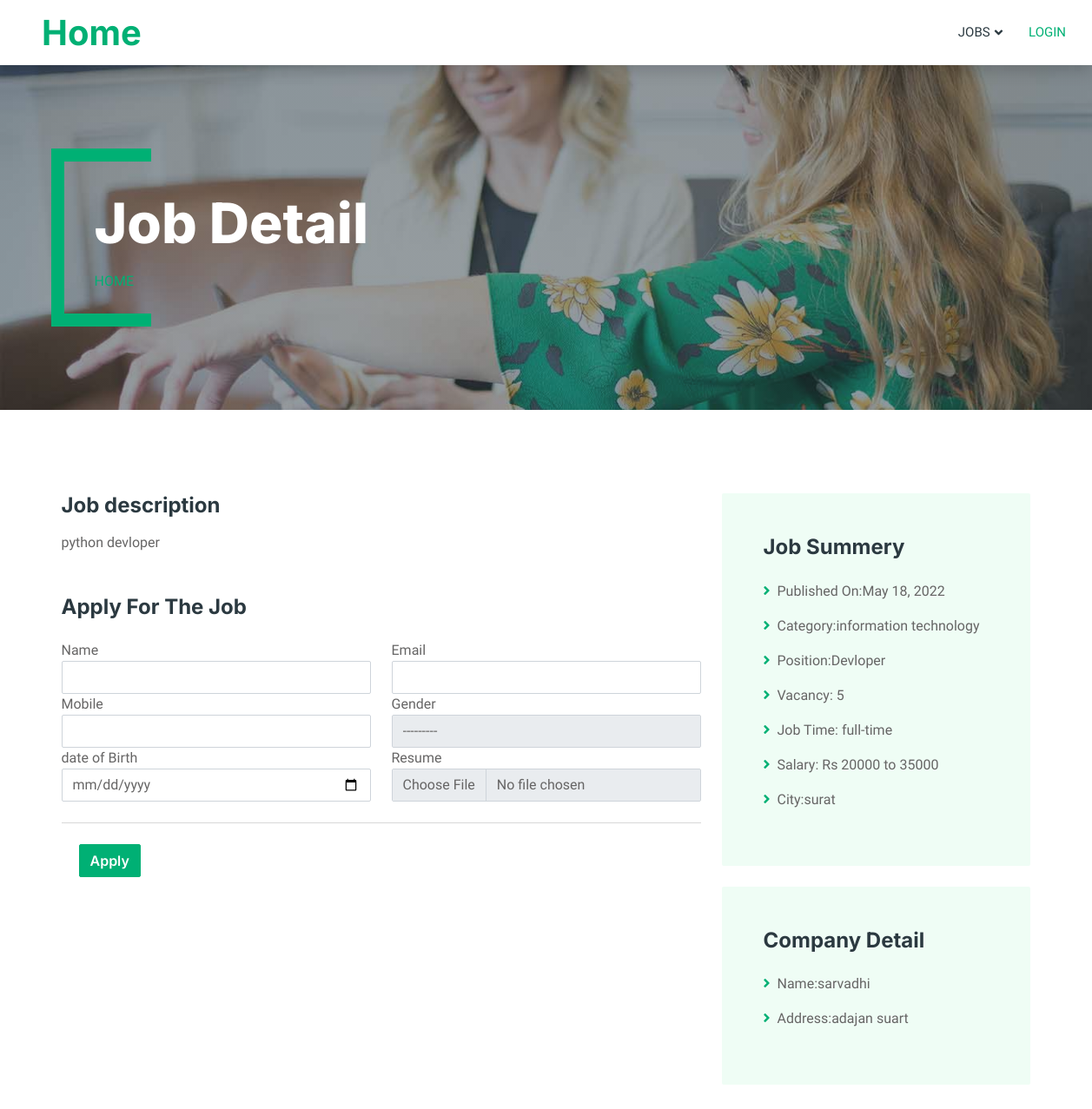
The page /view-job/5 on the database its author committed.
### myapp/models.py (models this page shows, shortened)
class JobPost(models.Model):
    time=(('part-time','Part-time'),('full-time','full-time'))
    cate=(
        ('marketing','Marketing'),
        ('customer service','Customer service'),
        ('human resource','Human resource'),
        ('project management','Project management'),
        ('business devlopment','Business devlopment'),
        ('sales & communication','Seles & communication'),
        ('teaching & education','Teaching & education'),
        ('information technology','Information technology'),
    )
    HR=models.ForeignKey(User,on_delete=models.CASCADE)
    position=models.CharField(max_length=100)
    salary=models.CharField(max_length=100)
    addres=models.TextField(max_length=200)
    categories=models.CharField(max_length=100,choices=cate)
    job_description=models.TextField(max_length=200)
    experience=models.CharField(max_length=50)
    slot=models.IntegerField()
    type=models.CharField(max_length=25,choices=time)
    city=models.CharField(max_length=20)
    time=models.DateField(default=datetime.date.today)

class User(AbstractUser):
    gender= (('male','Male'), ('female','Female'))
    email=models.EmailField(unique=True)
    gender=models.CharField(max_length=10,choices=gender,null=True,blank=True)
    mobile=models.CharField(max_length=15,null=True,blank=True)
    company_name=models.CharField(max_length=100,null=True,blank=True)
    role=models.CharField(default='hr',max_length=10)

### myapp/views.py (the view, shortened to what this page needs)
# urls.py: path('view-job/<int:pk>',views.view_job,name='view-job'),
def view_job(request,pk):
    post=JobPost.objects.get(id=pk)
    app=ApplicationForm()
    return render(request,'user/view-job.html',{'app':app,'post':post})

### myapp/forms.py
class ApplicationForm(forms.ModelForm):
    class Meta:
        model=Application
        fields=['name','email','gender','mobile','Bod','resume']
        widgets = {
            'gender': forms.Select(attrs={'class':'form-control'}),
            'name': forms.TextInput(attrs={'class':'form-control'}),
            'email':forms.EmailInput(attrs={'class':'form-control'}),
            'mobile':forms.TextInput(attrs={'class':'form-control'}),
            'Bod':forms.DateInput(format=('%m/%d/%Y'),attrs={'class':'form-control','type': 'date'}),
            'resume':forms.FileInput(attrs={'class':'form-control'}),
        }

### myapp/templates/user/view-job.html (shortened to what this page needs)
{% extends 'header.html' %}
{% load static %}
{% block content %}
<div class="container-xxl py-5 bg-dark page-header mb-5">
    <div class="container my-5 pt-5 pb-4">
        <h1 class="display-3 text-white mb-3 animated slideInDown">Job Detail</h1>
        <nav aria-label="breadcrumb">
            <ol class="breadcrumb text-uppercase">
                <li class="breadcrumb-item"><a href="{% url 'index' %}">Home</a></li>
            </ol>
        </nav>
    </div>
</div>
<div class="container-xxl py-5 wow fadeInUp" data-wow-delay="0.1s">
    <div class="container">
        <div class="row gy-5 gx-4">
            <div class="col-lg-8">
                <div class="mb-5">
                    <h4 class="mb-3">Job description</h4>
                    <p>{{post.job_description}}</p>
                </div>
                <div class="">
                    <h4 class="mb-4">Apply For The Job</h4>
                    <form method="POST" enctype="multipart/form-data">
                        <div class="pl-lg-4">
							<div class="row">
                                <div class="col-lg-6">
                                    <div class="form-group">
                                        <label class="form-control-label" for="input-username">Name</label>
                                        {{app.name}}
                                    </div>
                                </div>
                                <div class="col-lg-6">
                                    <div class="form-group">
                                        <label class="form-control-label" for="input-email">Email</label>
                                        {{app.email}}
                                    </div>
                                </div>
                            </div>
                            <div class="row">
                                <div class="col-lg-6">
                                    <div class="form-group">
                                        <label class="form-control-label" for="input-username">Mobile</label>
                                        {{app.mobile}}
                                    </div>
                                </div>
                                <div class="col-lg-6">
                                    <div class="form-group">
                                        <label class="form-control-label" for="input-email">Gender</label>
                                        {{app.gender}}
                                    </div>
                                </div>
                            </div>
                            <div class="row">
                                <div class="col-lg-6">
                                    <div class="form-group">
                                        <label class="form-control-label" for="input-first-name">date of Birth</label>
                                        {{app.Bod}}
                                    </div>
                                </div>
                                    <div class="col-lg-6">
                                        <div class="form-group">
                                            <label class="form-control-label" for="input-last-name">Resume</label>
                                            {{app.resume}}
                                        </div>
                                    </div>
                            </div>
                        </div>
                        <hr class="my-4" />
                        <button class="btn btn-primary" type="submit" style="margin-left: 20px;">Apply</button>
                    </form>
                </div>
            </div>
            <div class="col-lg-4">
                <div class="bg-light rounded p-5 mb-4 wow slideInUp" data-wow-delay="0.1s">
                    <h4 class="mb-4">Job Summery</h4>
                    <p><i class="fa fa-angle-right text-primary me-2"></i>Published On:{{post.time}}</p>
                    <p><i class="fa fa-angle-right text-primary me-2"></i>Category:{{post.categories}}</p>
                    <p><i class="fa fa-angle-right text-primary me-2"></i>Position:{{post.position}}</p>
                    <p><i class="fa fa-angle-right text-primary me-2"></i>Vacancy: {{post.slot}}</p>
                    <p><i class="fa fa-angle-right text-primary me-2"></i>Job Time: {{post.type}}</p>
                    <p><i class="fa fa-angle-right text-primary me-2"></i>Salary: Rs {{post.salary}}</p>
                    <p><i class="fa fa-angle-right text-primary me-2"></i>City:{{post.city}}</p>
                </div>
                <div class="bg-light rounded p-5 wow slideInUp" data-wow-delay="0.1s">
                    <h4 class="mb-4">Company Detail</h4>
                    <p><i class="fa fa-angle-right text-primary me-2"></i>Name:{{post.HR.company_name}}</p>
                    <p><i class="fa fa-angle-right text-primary me-2"></i>Address:{{post.addres}}</p>
                </div>
            </div>
        </div>
    </div>
</div>
{% endblock %}

### myapp/static/css/style.css (style rules this page uses)
:root { --primary: #00B074; --secondary: #2B9BFF; --light: #EFFDF5; --dark: #2B3940; }
.btn { font-family: 'Inter', sans-serif; font-weight: 600; transition: .5s; }
.btn.btn-primary, .btn.btn-secondary { color: #FFFFFF; }
.header-carousel .container, .page-header .container { position: relative; padding: 45px 0 45px 35px; border-left: 15px solid var(--primary); }
.header-carousel .container::before, .header-carousel .container::after, .page-header .container::before, .page-header .container::after { position: absolute; content: ""; top: 0; left: 0; width: 100px; height: 15px; background: var(--primary); }
.header-carousel .container::after, .page-header .container::after { top: 100%; margin-top: -15px; }
.page-header { background: linear-gradient(rgba(43, 57, 64, .5), rgba(43, 57, 64, .5)), url(../img/carousel-1.jpg) center center no-repeat; background-size: cover; }

### rows shown on the page
JobPost: job_description "python devloper", time "May 18, 2022", categories "information technology", position "Devloper", slot "5", type "full-time", salary "20000 to 35000", city "surat", HR.company_name "sarvadhi", addres "adajan suart"
